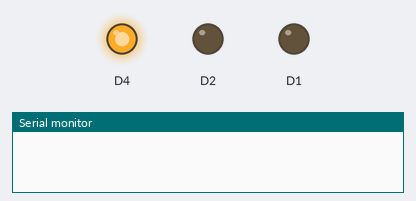
The sketch below on a simulated ESP8266 (NodeMCU). Parts: output pins drawn as LEDs (lit = HIGH), the last lines printed to the serial monitor. WiFi joins after 1.5 s; servers stay silent unless stated; uploads are accepted with an empty reply; the local clock reads 2024-03-15 10:24:30 at power-on unless the sketch sets it.

Above: at 0.1 s.
At 1.7 s:
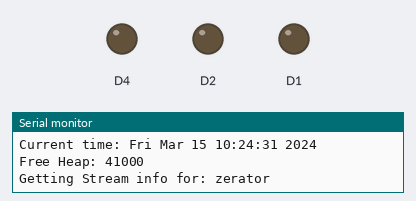
At 7.1 s:
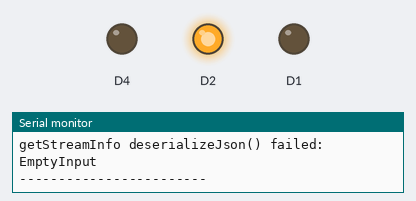
Timing chart, 0 to 8.6 s (numbered marks = the images above):
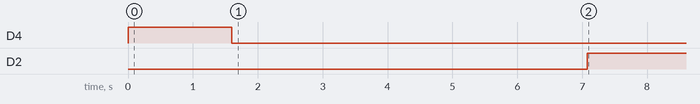

Measured:
- by itself, D2: LOW → HIGH at 7.1 s

The sketch:

Arduino-ESP8266-Twitch-Live-LED.ino
```cpp
#include <TwitchApi.h>
#include <ESP8266WiFi.h>
#include <WiFiClientSecure.h>
#include "CACert.h"
#include <ArduinoJson.h> // This Sketch doesn't technically need this, but the library does so it must be installed.

//------- Replace the following! ------
const char *ssid = "MyWifi";
const char *password = "MyWifipassword";

// Create a new application on https://dev.twitch.tv/
#define TWITCH_CLIENT_ID "MyID"
#define TWITCH_ACCESSTOKEN "MyToken"


WiFiClientSecure client;
TwitchApi twitch(client, TWITCH_CLIENT_ID, TWITCH_ACCESSTOKEN);

unsigned long delayBetweenRequests = 15000; // Time between requests (15 seconds)
unsigned long requestDueTime = 0;               //time when request due

unsigned long delayBetweenTimeSync = 3600000; // Time between requests (1 hour)
unsigned long timesyncDueTime = 0;

const int maxNames = 5;
String twitchNames[maxNames];

void loadEEPROM()
{
  //Todo: Actually add EEPROM
  twitchNames[0] = "zerator";
}

//This is needed to verify certificates
void setTime()
{
  // Synchronize time using SNTP. This is necessary to verify that
  // the TLS certificates offered by the server are currently valid.
  Serial.print("Setting time using SNTP");
  configTime(8 * 3600, 0, "pool.ntp.org", "time.nist.gov");
  time_t now = time(nullptr);
  while (now < 8 * 3600 * 2) {
    delay(500);
    Serial.print(".");
    now = time(nullptr);
  }
  Serial.println("");
  struct tm timeinfo;
  gmtime_r(&now, &timeinfo);
  Serial.print("Current time: ");
  Serial.print(asctime(&timeinfo));
}

// Load root certificate in DER format into WiFiClientSecure object
void setCertificate()
{
    bool res = client.setCACert_P(caCert, caCertLen);
    if (!res) {
      Serial.println("Failed to load root CA certificate!");
      while (true) {
      yield();
      }
    }
}

void setupWifi()
{
   // Set WiFi to station mode and disconnect from an AP if it was Previously
    // connected
    WiFi.mode(WIFI_STA);
    WiFi.disconnect();
    delay(100);

    // Attempt to connect to Wifi network:
    Serial.print("Connecting Wifi: ");
    Serial.println(ssid);
    WiFi.begin(ssid, password);
    while (WiFi.status() != WL_CONNECTED)
    {
        Serial.print(".");
        delay(500);
        digitalWrite(2, HIGH);
    }
    Serial.println("");
    Serial.println("WiFi connected");
    digitalWrite(2, LOW);
    Serial.println("IP address: ");
    IPAddress ip = WiFi.localIP();
    Serial.println(ip);
}

void setup()
{
    pinMode(5, OUTPUT);
    pinMode(4, OUTPUT);
    pinMode(2, OUTPUT);
    digitalWrite(5, LOW);
    digitalWrite(4, LOW);
    digitalWrite(2, HIGH);
    Serial.begin(115200);

    //Load EEPROM
    loadEEPROM();

    //Init Wifi connection
    setupWifi();

    //Set Twitch.tv Root Certificate
    setCertificate();

    //Set client timeout
    client.setTimeout(60000);
}

void loop()
{
    //Refresh the clock every hour, not really sure how accurate esp8266 internal clock is
    if (millis() > timesyncDueTime)
    {
      setTime();
      timesyncDueTime = millis() + delayBetweenTimeSync;
    }
    if (millis() > requestDueTime)
    {
        Serial.print("Free Heap: ");
        Serial.println(ESP.getFreeHeap());

        for (int i = 0; i < maxNames; i++) {

          String twitchName = twitchNames[i];
          //Skip empty names
          if(twitchName.length() == 0){continue;}

          Serial.print("Getting Stream info for: ");
          Serial.println(twitchName);
          StreamInfo stream = twitch.getStreamInfo(twitchName.c_str());
          if(!stream.error){
              Serial.println("---------Stream Info ---------");

              Serial.print("Id: ");
              Serial.println(stream.id);

              Serial.print("User Id: ");
              Serial.println(stream.userId);

              Serial.print("User Name: ");
              Serial.println(stream.userName);

              Serial.print("Game Id: ");
              Serial.println(stream.gameId);

              Serial.print("Type: ");
              Serial.println(stream.type);

              Serial.print("Title: ");
              Serial.println(stream.title);

              Serial.print("Viewer Count: ");
              Serial.println(stream.viewerCount);

              Serial.print("Started At: ");
              Serial.println(stream.startedAt);

              Serial.print("Language: ");
              Serial.println(stream.language);

              Serial.print("Thumbnail URL: ");
              Serial.println(stream.thumbnailUrl);
              digitalWrite(5, HIGH);
              digitalWrite(4, LOW);

          } else {
            digitalWrite(5, LOW);
            digitalWrite(4, HIGH);
          }

          Serial.println("------------------------");
        }
        requestDueTime = millis() + delayBetweenRequests;
    }
}
```

TwitchApi.h
```cpp
// (licence header left out)
#ifndef TwitchApi_h
#define TwitchApi_h

#include <Arduino.h>
#include <ArduinoJson.h>
#include <WiFiClientSecure.h>

#define TWITCH_HOST "api.twitch.tv"
// Fingerprint correct as of October 6th 2018
#define TWITCH_FINGERPRINT "A0 8D CB DF 6A DB F9 00 DF 70 B2 13 08 F7 91 D8 FA 8D C8 7D"
#define TWITCH_TIMEOUT 1500

struct UserData
{
    char *id;
    char *login;
    char *displayName;
    char *type;
    char *broadCasterType;
    char *description;
    char *profileImageUrl;
    char *offlineImageUrl;
    long viewCount;
    bool error;
};

struct FollowerData
{
    long total;
    char *fromId;
    char *fromName;
    char *toId;
    char *toName;
    char *followedAt;
    bool error;
};

struct SubscriptionData
{
    char *broadcaster_id;
    char *broadcaster_name;
    bool is_gift;
    char *tier;
    char *plan_name;
    char *user_id;
    char *user_name;
    char *gifter_id;
    char *gifter_name;
    bool error;
};
struct StreamInfo
{
    char *id;
    char *userId;
    char *userName;
    char *gameId;
    char *type;
    char *title;
    long viewerCount;
    char *startedAt;
    char *language;
    char *thumbnailUrl;
    bool error;
};

class TwitchApi
{
  public:
    TwitchApi(WiFiClientSecure &client, char *clientId, char *accesstoken);
    bool makeGetRequestWithClientId(char *command);
    UserData getUserData(char *loginName);
    FollowerData getFollowerData(char *id);
    SubscriptionData getSubscriptionData(char *id);
    StreamInfo getStreamInfo(const char *loginName);
    int portNumber = 443;
    //bool _checkFingerPrint = true; //Fail request if fingerprint doesnt match
    bool _debug = false;
    WiFiClientSecure *client;

  private:
    char *_clientId;
    char *_accesstoken;
    void closeClient();
};

#endif
```

Source omitted: CACert.h (data table, 5550 bytes)
